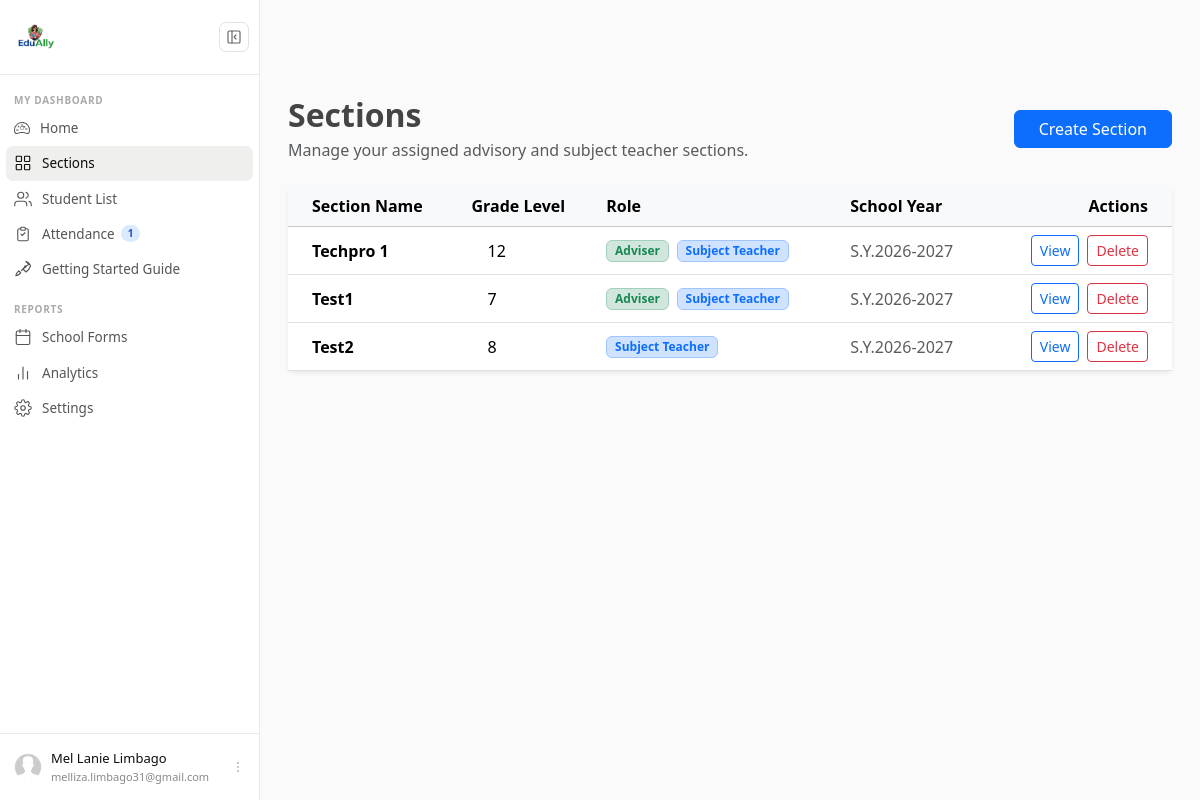
The app's page /section/ (signed in) with its own data.
### users/models.py (models this page shows, shortened)
class Profile(models.Model):
    user = models.OneToOneField(User, on_delete=models.CASCADE)
    image = models.ImageField(default='default.jpg', upload_to='profile_pics')
    middle_name = models.CharField(max_length=150, blank=True)
    has_seen_guide = models.BooleanField(default=False)

### sections/models.py (models this page shows, shortened)
class Section(models.Model):
    adviser = models.ForeignKey(User, on_delete=models.CASCADE)
    name = models.CharField(max_length=20, null=True)
    grade_level = models.CharField(max_length=2,choices=GRADE_LEVEL_CHOICES,null=True,blank=True)
    class_type = models.CharField(max_length=100, choices=CLASS_TYPE_CHOICES, default='JHS',null=True)
    is_adviser = models.BooleanField(default=True)
    is_subject_teacher = models.BooleanField(default=False)
    school_name=models.CharField(max_length=100, verbose_name="School Name")
    school_id=models.CharField(max_length=50, verbose_name="School ID")
    principal_name = models.CharField(max_length=100, null=True, verbose_name="Principal Name", help_text="for SF9 purposes")
    region = models.CharField(max_length=150)
    division = models.CharField(max_length=150)
    school_year = models.ForeignKey(schoolYear,on_delete=models.CASCADE, limit_choices_to= {'is_active':True}, default='S.Y. 2026-2027')

### schoolYear/models.py (models this page shows)
class schoolYear(models.Model):
    name = models.CharField(unique=True,max_length=150)
    start_date = models.DateField()
    end_date = models.DateField()
    is_active = models.BooleanField(default=True, verbose_name="Active Status")
    def __str__(self):
        return self.name

### sections/views.py (the view)
# urls.py: path('', SectionListView.as_view(),name='section-home'),
class SectionListView(LoginRequiredMixin, ListView):
    model = Section
    template_name = 'sections/section_home.html'
    context_object_name = 'sections'
    paginate_by = 8
    def get_queryset(self):
        return Section.objects.filter(adviser=self.request.user)

### attendance/context_processors.py (called while the page is built)
def attendance_alerts(request):
    if not request.user.is_authenticated:
        return {}
    today = datetime.date.today()
    unrecorded_count = 0
    adviser_sections = Section.objects.filter(
        adviser=request.user,
        is_adviser=True
    )
    for section in adviser_sections:
        has_students = Enrollment.objects.filter(
            section=section
        ).exists()
        if has_students:
            recorded = Attendance.objects.filter(
                enrollment__section=section,
                date=today
            ).exists()
            if not recorded:
                unrecorded_count += 1
    return {
        'unrecorded_count': unrecorded_count
    }

### sections/templates/sections/section_home.html (shortened to what this page needs)
{% extends 'users/base.html' %}
{% block content %}
<div class="container mt-5">
    <div class="d-flex flex-column flex-md-row justify-content-between align-items-md-center gap-3 mb-4">
        <div>
            <h2 class="fw-bold mb-1">Sections</h2>
            <p class="text-muted mb-0">
                Manage your assigned advisory and subject teacher sections.
            </p>
        </div>
        <form method="post" action="{% url 'section-create' %}">
            <button type="submit" class="btn btn-primary px-4">
                Create Section
            </button>
        </form>
    </div>
    {% if sections %}
        <div class="card shadow-sm border-0">
            <div class="card-body p-0">
                <div class="table-responsive">
                    <table class="table table-hover align-middle mb-0">
                        <thead class="table-light">
                            <tr>
                                <th scope="col" class="ps-4">Section Name</th>
                                <th scope="col">Grade Level</th>
                                <th scope="col">Role</th>
                                <th scope="col">School Year</th>
                                <th scope="col" class="text-end pe-4">Actions</th>
                            </tr>
                        </thead>
                        <tbody>
                            {% for section in sections %}
                                <tr>
                                    <td class="ps-4 fw-semibold">
                                        {{ section.name }}
                                    </td>
                                    <td class="ps-4">
                                        {{ section.grade_level }}
                                    </td>
                                    <td>
                                        <div class="d-flex flex-wrap gap-2">
                                            {% if section.is_adviser %}
                                                <span class="badge bg-success-subtle text-success border border-success-subtle">
                                                    Adviser
                                                </span>
                                            {% endif %}
                                            {% if section.is_subject_teacher %}
                                                <span class="badge bg-primary-subtle text-primary border border-primary-subtle">
                                                    Subject Teacher
                                                </span>
                                            {% endif %}
                                        </div>
                                    </td>
                                    <td>
                                        <span class="text-muted">
                                            {{ section.school_year }}
                                        </span>
                                    </td>
                                    <td class="text-end pe-4">
                                        <div class="d-flex justify-content-end gap-2">
                                            <a href="{% url 'section-detail' section.id %}"
                                               class="btn btn-sm btn-outline-primary">
                                                View
                                            </a>
                                            <a href="{% url 'section-delete' section.id %}"
                                               class="btn btn-sm btn-outline-danger">
                                                Delete
                                            </a>
                                        </div>
                                    </td>
                                </tr>
                            {% endfor %}
                        </tbody>
                    </table>
                </div>
            </div>
        </div>
    {% endif %}
</div>
{% endblock %}

### users/templates/partials/_sidebar.html (shortened to what this page needs)
{% load static %}
{% if user.is_authenticated %}
<div id="cs-sidebar">
  <div class="cs-top">
    <div class="cs-brand">
      <span class="cs-brand-name"><a class="navbar-brand d-flex" href="/">
        <img src="/media/logo.png" alt="Logo" class="me-2" style="height: 50px; width: auto;">
      </a></span>
    </div>
    <button class="cs-toggle-btn" id="cs-toggle" type="button" aria-label="Toggle sidebar">
      <svg width="16" height="16" viewBox="0 0 24 24" fill="none" stroke="currentColor" stroke-width="1.75" stroke-linecap="round" stroke-linejoin="round">
        <rect x="3" y="3" width="18" height="18" rx="2"/>
        <path d="M9 3v18"/>
        <path class="cs-arrow" d="M15 9l-3 3 3 3"/>
      </svg>
    </button>
  </div>
  <nav class="cs-nav">
    <div class="cs-section-label">MY DASHBOARD</div>
    <ul>
      <li>
          <a class="cs-link
              "
            href="{% url 'dashboard' %}">
              <span class="cs-label">
                  Home
              </span>
          </a>
      </li>
      <li>
        <a class="cs-link {% if request.resolver_match.url_name == 'section-home' %}active{% endif %}"
           href="{% url 'section-home' %}">
          <span class="cs-label">Sections</span>
        </a>
      </li>
      <li>
        <a class="cs-link {% if request.resolver_match.url_name == 'student-home' %}active{% endif %}"
           href="{% url 'student-home' %}">
          <svg class="cs-icon" viewBox="0 0 24 24" fill="none" stroke="currentColor" stroke-width="1.5" stroke-linecap="round" stroke-linejoin="round" aria-hidden="true">
            <path d="M17 21v-2a4 4 0 0 0-4-4H5a4 4 0 0 0-4 4v2"/>
            <circle cx="9" cy="7" r="4"/>
            <path d="M23 21v-2a4 4 0 0 0-3-3.87M16 3.13a4 4 0 0 1 0 7.75"/>
          </svg>
          <span class="cs-label">Student List</span>
        </a>
      </li>
      <li>
        <a class="cs-link
            "
          href="{% url 'attendance-sections' %}">
            <svg class="cs-icon" viewBox="0 0 24 24" fill="none"
                stroke="currentColor" stroke-width="1.5">
                <path d="M9 5H7a2 2 0 0 0-2 2v12a2 2 0 0 0 2 2h10
                        a2 2 0 0 0 2-2V7a2 2 0 0 0-2-2h-2"/>
                <rect x="9" y="3" width="6" height="4" rx="1"/>
                <path d="M9 12l2 2 4-4"/>
            </svg>
            <span class="cs-label">
                Attendance
                {% if unrecorded_count > 0 %}
                <span class="cs-badge">{{ unrecorded_count }}</span>
                {% endif %}
            </span>
        </a>
    </li>
      <li>
        <a class="cs-link" href="{% url 'getting-started' %}">
          <span class="cs-label">Getting Started Guide </span>
        </a>
      </li>
    </ul>
    <div class="cs-section-label">REPORTS</div>
    <ul>
      <li>
        <a class="cs-link" href="{% url 'coming-soon' %}?feature=School Forms&progress=45">
          <span class="cs-label">School Forms</span>
        </a>
      </li>
      <li>
        <a class="cs-link" href="{% url 'coming-soon' %}?feature=Analytics&progress=30">
          <svg class="cs-icon" viewBox="0 0 24 24" fill="none" stroke="currentColor" stroke-width="1.5" stroke-linecap="round" stroke-linejoin="round" aria-hidden="true">
            <line x1="18" y1="20" x2="18" y2="10"/>
            <line x1="12" y1="20" x2="12" y2="4"/>
            <line x1="6" y1="20" x2="6" y2="14"/>
          </svg>
          <span class="cs-label">Analytics</span>
        </a>
      </li>
      <li>
        <a class="cs-link {% if request.resolver_match.url_name == 'profile' %}active{% endif %}"
           href="{% url 'profile' %}">
          <span class="cs-label">Settings</span>
        </a>
      </li>
    </ul>
  </nav>
  <div class="cs-footer">
    <div class="dropup">
      <button class="cs-user-btn" type="button" data-bs-toggle="dropdown" aria-expanded="false">
        <img class="cs-avatar" src="{{ user.profile.image.url }}" alt="{{ user.get_full_name }}">
        <div class="cs-user-info">
          <div class="cs-user-name">{{ user.first_name }} {{ user.last_name }}</div>
          <div class="cs-user-email">{{ user.email }}</div>
        </div>
        <svg class="cs-dots" width="14" height="14" viewBox="0 0 24 24" fill="none" stroke="currentColor" stroke-width="1.75" stroke-linecap="round" aria-hidden="true">
          <circle cx="12" cy="5" r="1"/><circle cx="12" cy="12" r="1"/><circle cx="12" cy="19" r="1"/>
        </svg>
      </button>
    </div>
  </div>
</div>
{% endif %}

### users/static/users/main.css (style rules this page uses)
body { background: #fafafa; color: #333333; }
.container { margin-top:2rem; }
h1, h2, h3, h4, h5, h6 { color: #444444; }
ul { margin: 0; }

### users/static/css/sidebar.css (style rules this page uses)
#cs-sidebar *, #cs-sidebar *::before, #cs-sidebar *::after { box-sizing: border-box; }
#cs-sidebar { width: 260px; min-width: 260px; height: 100vh; position: sticky; top: 0; background: #fff; border-right: 1px solid #e9e9e7; display: flex; flex-direction: column; transition: width 0.25s cubic-bezier(0.4,0,0.2,1), min-width 0.25s cubic-bezier(0.4,0,0.2,1); overflow: hidden; z-index: 100; flex-shrink: 0; }
.cs-top { display: flex; align-items: center; justify-content: space-between; gap: 8px; padding: 12px 10px; border-bottom: 1px solid #e9e9e7; min-height: 54px; }
.cs-brand { display: flex; align-items: center; gap: 9px; overflow: hidden; min-width: 0; }
.cs-brand-name { font-size: 14px; font-weight: 600; color: #0d0d0d; white-space: nowrap; opacity: 1; transition: opacity 0.15s; }
.cs-toggle-btn { width: 30px; height: 30px; min-width: 30px; padding: 0; background: transparent; border: 1px solid #e2e2df; border-radius: 7px; display: flex; align-items: center; justify-content: center; cursor: pointer; color: #666; transition: background 0.12s; }
.cs-nav { flex: 1; overflow-y: auto; overflow-x: hidden; padding: 8px 6px 4px; }
.cs-nav ul { list-style: none; padding: 0; margin: 0 0 6px; }
.cs-section-label { padding: 10px 8px 3px; font-size: 10px; font-weight: 600; letter-spacing: 0.07em; color: #aaa; white-space: nowrap; overflow: hidden; transition: opacity 0.15s, height 0.25s, padding 0.25s; }
.cs-link { display: flex; align-items: center; gap: 10px; padding: 7px 8px; border-radius: 7px; text-decoration: none; color: #555; font-size: 13.5px; font-weight: 400; white-space: nowrap; overflow: hidden; transition: background 0.1s, color 0.1s; position: relative; margin-bottom: 1px; }
.cs-link.active { background: #efefed; color: #0d0d0d; font-weight: 500; }
.cs-icon { width: 18px; height: 18px; min-width: 18px; flex-shrink: 0; }
.cs-label { flex: 1; overflow: hidden; text-overflow: ellipsis; display: flex; align-items: center; gap: 6px; opacity: 1; transition: opacity 0.15s; }
.cs-badge { font-size: 10px; font-weight: 600; background: #dbeafe; color: #1d4ed8; padding: 1px 7px; border-radius: 99px; }
.cs-footer { border-top: 1px solid #e9e9e7; padding: 8px 6px; }
.cs-user-btn { display: flex; align-items: center; gap: 9px; padding: 7px 8px; border-radius: 7px; width: 100%; background: transparent; border: none; cursor: pointer; overflow: hidden; transition: background 0.12s; text-align: left; }
.cs-avatar { width: 28px !important; height: 28px !important; min-width: 28px !important; border-radius: 50% !important; object-fit: cover !important; flex-shrink: 0 !important; display: block !important; }
.cs-user-info { flex: 1; overflow: hidden; min-width: 0; opacity: 1; transition: opacity 0.15s; }
.cs-user-name { font-size: 13px; font-weight: 500; color: #0d0d0d; white-space: nowrap; overflow: hidden; text-overflow: ellipsis; }
.cs-user-email { font-size: 11px; color: #888; white-space: nowrap; overflow: hidden; text-overflow: ellipsis; }
.cs-dots { flex-shrink: 0; color: #bbb; opacity: 1; transition: opacity 0.15s; }

### records on screen
Section: name "Techpro 1", grade_level "12", is_adviser "Adviser", is_subject_teacher "Subject Teacher", school_year "S.Y.2026-2027"
Section: name "Test1", grade_level "7", is_adviser "Adviser", is_subject_teacher "Subject Teacher", school_year "S.Y.2026-2027"
Section: name "Test2", grade_level "8", is_subject_teacher "Subject Teacher", school_year "S.Y.2026-2027"

### other values on screen
{{ unrecorded_count }} "1"
{{ user.first_name }} "Mel Lanie"
{{ user.last_name }} "Limbago"
{{ user.email }} "melliza.limbago31@gmail.com"
